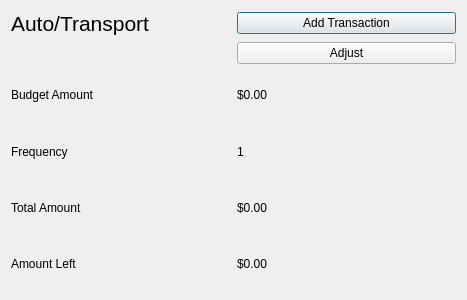
<?xml version="1.0" encoding="UTF-8"?>
<ui version="4.0">
 <class>Category</class>
 <widget class="QDialog" name="Category">
  <property name="geometry">
   <rect>
    <x>0</x>
    <y>0</y>
    <width>467</width>
    <height>300</height>
   </rect>
  </property>
  <property name="windowTitle">
   <string>Category</string>
  </property>
  <layout class="QGridLayout" name="gridLayout">
   <item row="4" column="0">
    <widget class="QLabel" name="label_Category_TotalAmount">
     <property name="text">
      <string>Total Amount</string>
     </property>
    </widget>
   </item>
   <item row="3" column="0">
    <widget class="QLabel" name="label_Category_Frequency">
     <property name="text">
      <string>Frequency</string>
     </property>
    </widget>
   </item>
   <item row="2" column="1">
    <widget class="QLabel" name="label_Category_BudgetAmount_Amount">
     <property name="text">
      <string>$0.00</string>
     </property>
    </widget>
   </item>
   <item row="0" column="0">
    <widget class="QLabel" name="label_Category_Main">
     <property name="font">
      <font>
       <pointsize>16</pointsize>
      </font>
     </property>
     <property name="text">
      <string>Auto/Transport</string>
     </property>
    </widget>
   </item>
   <item row="5" column="0">
    <widget class="QLabel" name="label_Category_AmountLeft">
     <property name="text">
      <string>Amount Left</string>
     </property>
    </widget>
   </item>
   <item row="0" column="1">
    <widget class="QPushButton" name="button_Category_Add">
     <property name="sizePolicy">
      <sizepolicy hsizetype="Minimum" vsizetype="Maximum">
       <horstretch>0</horstretch>
       <verstretch>0</verstretch>
      </sizepolicy>
     </property>
     <property name="text">
      <string>Add Transaction</string>
     </property>
    </widget>
   </item>
   <item row="4" column="1">
    <widget class="QLabel" name="label_Category_TotalAmount_Amount">
     <property name="text">
      <string>$0.00</string>
     </property>
    </widget>
   </item>
   <item row="5" column="1">
    <widget class="QLabel" name="label_Category_AmountLeft_Amount">
     <property name="text">
      <string>$0.00</string>
     </property>
    </widget>
   </item>
   <item row="1" column="1">
    <widget class="QPushButton" name="button_Category_Adjust">
     <property name="text">
      <string>Adjust</string>
     </property>
    </widget>
   </item>
   <item row="2" column="0">
    <widget class="QLabel" name="label_Category_BudgetAmount">
     <property name="text">
      <string>Budget Amount</string>
     </property>
    </widget>
   </item>
   <item row="3" column="1">
    <widget class="QLabel" name="label_Category_Frequency_Num">
     <property name="text">
      <string>1</string>
     </property>
    </widget>
   </item>
  </layout>
 </widget>
 <layoutdefault spacing="6" margin="11"/>
 <resources/>
 <connections/>
</ui>
